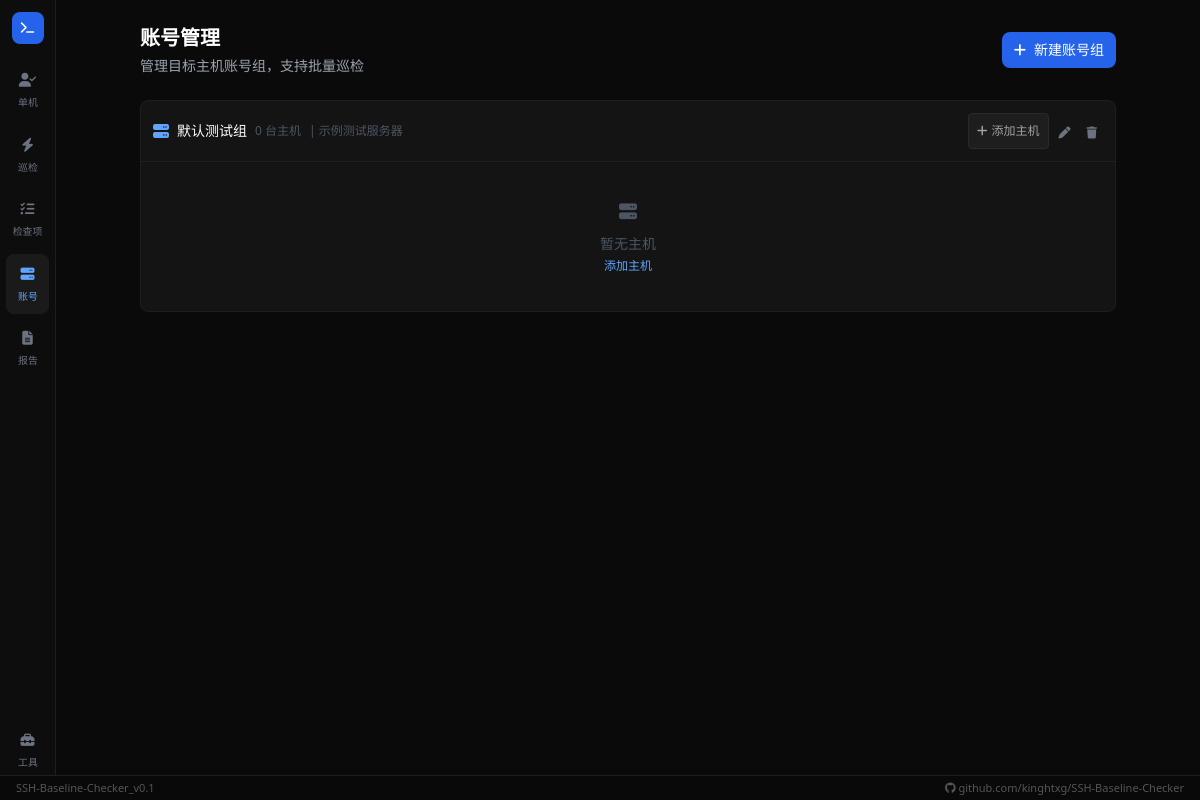
Screenshot of /accounts with the database file from the repository.
### models.py (models this page shows, shortened)
class AccountGroup(db.Model):
    __tablename__ = 'account_groups'
    id = db.Column(db.Integer, primary_key=True)
    name = db.Column(db.String(100), nullable=False)
    description = db.Column(db.Text)
    created_at = db.Column(db.DateTime, default=datetime.now)
    hosts = db.relationship('TargetHost', backref='account_group', lazy=True,
                            cascade='all, delete-orphan',
                            order_by='TargetHost.sort_order')

### app.py (the view)
@app.route('/accounts')
def accounts_page():
    account_groups = AccountGroup.query.order_by(AccountGroup.created_at.desc()).all()
    return render_template('accounts.html', account_groups=account_groups)

### templates/accounts.html (shortened to what this page needs)
{% extends "base.html" %}
{% block content %}
<div class="p-6 max-w-5xl mx-auto fade">
    <div class="flex items-center justify-between mb-6">
        <div><h1 class="text-xl font-semibold text-white">账号管理</h1><p class="text-sm text-gray-400 mt-1">管理目标主机账号组，支持批量巡检</p></div>
        <button onclick="openGroupModal()" class="btn-p px-3 py-2 rounded-lg text-sm flex items-center gap-2"><i class="fas fa-plus"></i> 新建账号组</button>
    </div>
    <div id="groups-container" class="space-y-4">
        {% for ag in account_groups %}
        <div class="tc">
            <div class="flex items-center justify-between p-3 border-b border-[#1e1e1e]">
                <div class="flex items-center gap-2">
                    <i class="fas fa-server blue"></i>
                    <span class="font-medium text-white text-sm">{{ ag.name }}</span>
                    <span class="text-xs text-gray-600">{{ ag.hosts|length }} 台主机</span>
                    {% if ag.description %}<span class="text-xs text-gray-600">| {{ ag.description }}</span>{% endif %}
                </div>
                <div class="flex gap-1">
                    <button onclick="openHostModal({{ ag.id }})" class="btn-s px-2 py-1 rounded text-xs flex items-center gap-1"><i class="fas fa-plus"></i> 添加主机</button>
                    <button onclick="editGroup({{ ag.id }}, '{{ ag.name }}', '{{ ag.description or '' }}')" class="p-1.5 rounded hover:bg-[#1e1e1e] text-gray-500 hover:text-white" title="编辑"><i class="fas fa-pen text-xs"></i></button>
                    <button onclick="if(confirm('确认删除？')) deleteGroup({{ ag.id }})" class="p-1.5 rounded hover:bg-[#1e1e1e] text-gray-500 hover:text-red-400" title="删除"><i class="fas fa-trash text-xs"></i></button>
                </div>
            </div>
            <div class="p-3">
                {% if ag.hosts %}
                <table class="w-full text-sm">
                    <thead><tr class="text-xs text-gray-600 border-b border-[#1e1e1e]">
                        <th class="text-left py-2">别名</th>
                        <th class="text-left py-2">主机</th>
                        <th class="text-left py-2">用户名</th>
                        <th class="text-center py-2 w-16">su root</th>
                        <th class="text-right py-2 w-28">操作</th>
                    </tr></thead>
                    <tbody>
                        {% for h in ag.hosts %}
                        <tr class="border-b border-[#141414] hover:bg-[#1a1a1a]">
                            <td class="py-2 text-white">{{ h.name or '—' }}</td>
                            <td class="py-2"><code class="text-xs bg-[#0f0f0f] px-2 py-0.5 rounded text-gray-400">{{ h.host }}:{{ h.port }}</code></td>
                            <td class="py-2 text-gray-400">{{ h.username }}</td>
                            <td class="py-2 text-center">{% if h.can_sudo %}<span class="ok text-xs"><i class="fas fa-check"></i></span>{% else %}<span class="text-gray-600 text-xs">—</span>{% endif %}</td>
                            <td class="py-2 text-right">
                                <div class="flex justify-end gap-1">
                                    <button onclick="testHost({{ h.id }})" class="p-1.5 rounded hover:bg-[#1e1e1e] text-gray-500 hover:text-green-400" title="测试连接"><i class="fas fa-plug text-xs"></i></button>
                                    <button onclick="editHost({{ h.id }})" class="p-1.5 rounded hover:bg-[#1e1e1e] text-gray-500 hover:text-white" title="编辑"><i class="fas fa-pen text-xs"></i></button>
                                    <button onclick="if(confirm('确认删除？')) deleteHost({{ h.id }})" class="p-1.5 rounded hover:bg-[#1e1e1e] text-gray-500 hover:text-red-400" title="删除"><i class="fas fa-trash text-xs"></i></button>
                                </div>
                            </td>
                        </tr>
                        {% endfor %}
                    </tbody>
                </table>
                {% else %}
                <div class="text-center py-6 text-gray-600 text-sm"><i class="fas fa-server mb-2 text-lg block"></i><p>暂无主机</p><button onclick="openHostModal({{ ag.id }})" class="blue hover:underline text-xs mt-1">添加主机</button></div>
                {% endif %}
            </div>
        </div>
        {% endfor %}
    </div>
</div>
{% endblock %}

### templates/base.html (style rules this page uses)
body { background: #0a0a0a; color: #d0d0d0; font-family: 'Segoe UI', system-ui, sans-serif; }
.tc { background: #141414; border: 1px solid #1e1e1e; border-radius: 8px; }
.btn-p { background: #2563eb; color: white; }
.btn-s { background: #1e1e1e; color: #a0a0a0; border: 1px solid #2a2a2a; }
.blue { color: #60a5fa; }
.fade { animation: fi 0.3s ease; }

### rows the page displays
AccountGroup: name "默认测试组", hosts|length "0", description "示例测试服务器"
